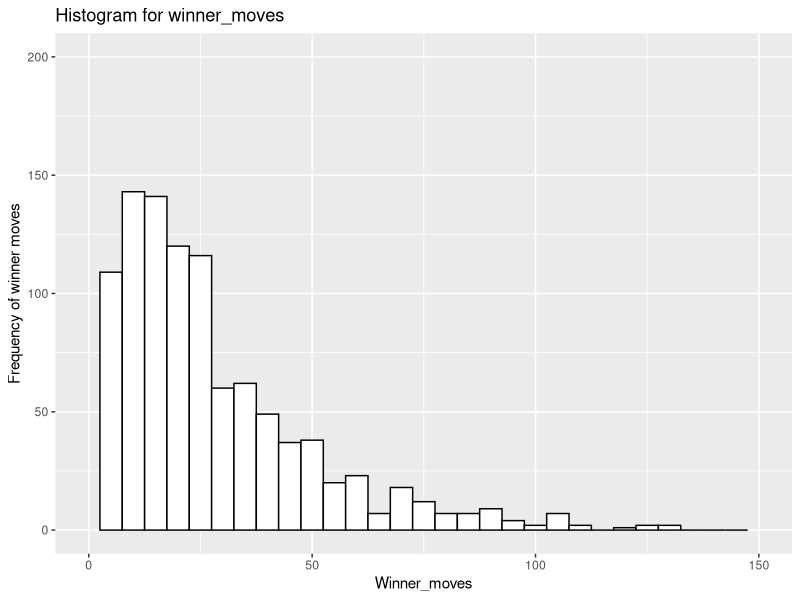
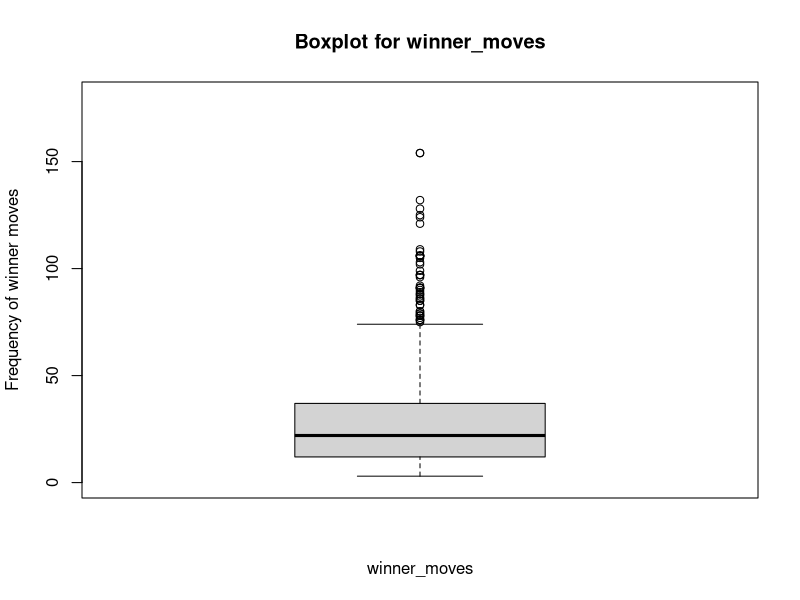

These charts were generated, in order, by the following R code:
rm(list = ls())
library(ggplot2)
spin_the_wheel <- function(){
  step <- sample(x = 16,size = 1, pro =c(1/16, 1/16, 1/16, 1/16, 1/16, 1/16, 1/16, 1/16, 1/16, 1/16, 1/16, 1/16, 1/16, 1/16, 1/16, 1/16))
  return(step)
}

take_turn <- function(current_position){
  step <- spin_the_wheel()
  if(step <= 12){
      return(current_position + step)}
  else if(step == 13){
      current_position <- 115}
  else if(step == 14){
      current_position <- 81}
  else if(step == 15){
      current_position <- 51}
  else{
      current_position <- 35}
} 

simulate_game <- function(){
  current_position <- 0
  current_move <- 0
  while (current_position < 132){
    if(current_position == 9){
      current_position <- 45}
    else if(current_position == 20){
      current_position <- 34}
    else{
      current_position <- take_turn(current_position)}
    if (current_position == 70 | current_position == 106){
      current_position <- current_position
      current_move <- current_move + 1}
    current_move <- current_move + 1}
  return(current_move)}



simulate_games <- function(num_games, players){
  temp_df <- data.frame(matrix(data = replicate(num_games*players,simulate_game()), nrow = num_games, ncol = players))
  colnames(temp_df) <- gsub('X',replacement = "player", colnames(temp_df))
  temp_df$winner_moves <- apply(temp_df,1,min)
  
  cat('mean_winning', mean(temp_df$winner_moves),"\n\n")
  cat('max_winning',max(temp_df$winner_moves),"\n\n")
  cat('min_winning',min(temp_df$winner_moves),'\n\n')
 return(temp_df)
}

candyland_histogram <- function(dt) {
    ggplot(dt, aes(x = winner_moves)) +
    geom_histogram(binwidth = 5, na.rm = TRUE, color="black", fill="white")+
    xlim(c(0,150)) + ylim(c(0,200)) +  labs(title="Histogram for winner_moves") + 
    xlab('Winner_moves')+ylab ('Frequency of winner moves')
}

set.seed(1234)
sim1 <- simulate_games(1000,1)
sim2 <- simulate_games(1000,2)
sim3 <- simulate_games(1000,3)
sim4 <- simulate_games(1000,4)

candyland_histogram(sim1)
summary(sim1)
boxplot(sim1$winner_moves,xlab = "winner_moves",
        ylab = "Frequency of winner moves", main = "Boxplot for winner_moves",ylim=c(0,180))

